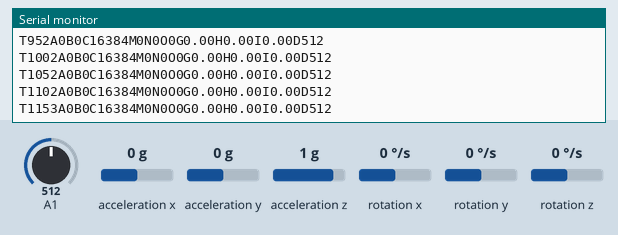
The sketch below on a simulated Arduino Uno, built with avr-gcc and run on an emulated ATmega328P. Parts: the last lines printed to the serial monitor. Wiring (inferred from the names in the program): L3G4200D gyroscope at I2C address 0x69. The inputs (shaded band) are chosen by the test bench; at power-on: acceleration x 0 g, A1 = 512, acceleration y 0 g, acceleration z 1 g, rotation x 0 °/s, rotation y 0 °/s, rotation z 0 °/s.

Above: at 1.2 s.
1.3 s: acceleration x set to -1.4 g
At 1.32 s:
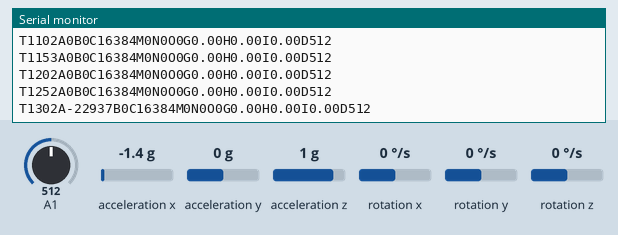
2.8 s: A1 set to 716
At 2.82 s:
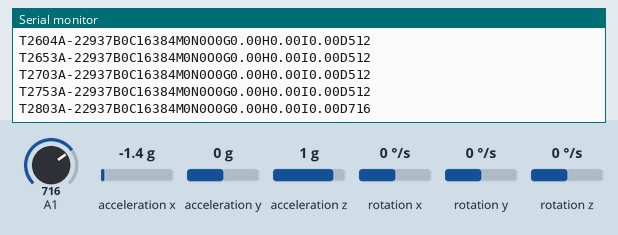
4.3 s: acceleration y set to -1.4 g
At 4.32 s:
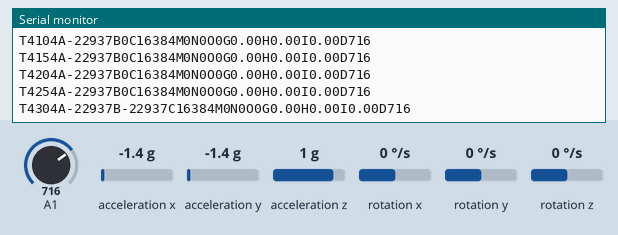
5.8 s: acceleration z set to -1.4 g
At 5.82 s:
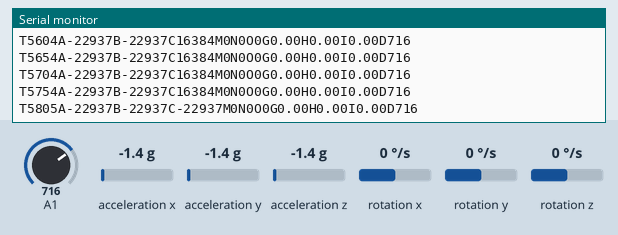
7.3 s: A1 set to 992
At 7.32 s:
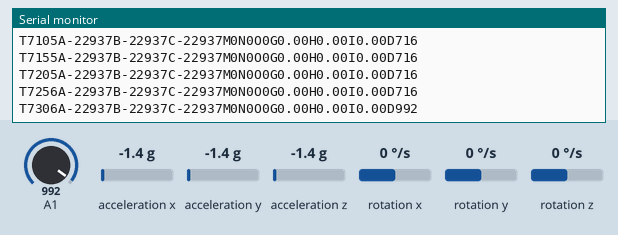
8.8 s: rotation x set to -192 °/s
At 8.82 s:
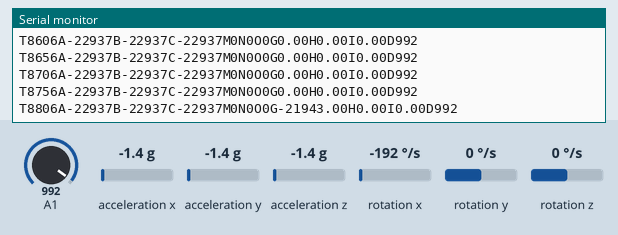
Timing chart, 0 to 11.3 s (numbered marks = the images above; inputs shaded):
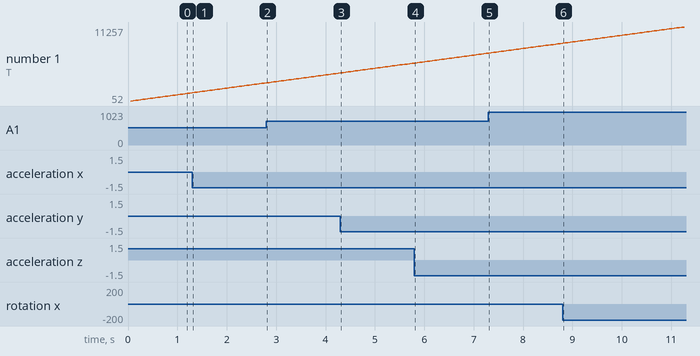

The sketch:

IMU-P.ino
```cpp
// Codigo por: Julian Galvez Serna
/////// Definiciones compilador
#define noSD 0


// librerias
#include <Wire.h>
#include <L3G4200D.h>
#include <LSM303.h>
#include <SPI.h>

#if noSD
#include <SD.h>
const int chipSelect = 10;
#endif

L3G4200D gyro;
LSM303 compass;

char report[80];
unsigned long tiempo = 0;

bool mostrarSerial = false;

void setup() {
  Serial.begin(115200);
  Wire.begin();

  gyro.enableDefault();
  compass.init();
  compass.enableDefault();


#if noSD
  Serial.print("Initializing SD card...");

  // see if the card is present and can be initialized:
  if (!SD.begin(chipSelect)) {
    Serial.println("Card failed, or not present");
    // don't do anything more:
    return;
  } else {
    Serial.println("card initialized.");
  }
#endif

}

void loop() {

  while (millis() >= tiempo + 50) {
    tiempo = millis();
    int sensorValue = analogRead(A1);
    int corriente = sensorValue;

    gyro.read();
    compass.read();

    String datos = "";
    datos += "T";
    datos += millis();
    datos += "A";
    datos += compass.a.x;
    datos += "B";
    datos += compass.a.y;
    datos += "C";
    datos += compass.a.z;
    datos += "M";
    datos += compass.m.x;
    datos += "N";
    datos += compass.m.y;
    datos += "O";
    datos += compass.m.z;
    datos += "G";
    datos += gyro.g.x;
    datos += "H";
    datos += gyro.g.y;
    datos += "I";
    datos += gyro.g.z;
    datos += "D";
    datos += corriente;
    Serial.println(datos);

#if noSD
    File dataFile = SD.open("datalog.txt", FILE_WRITE);
    // if the file is available, write to it:
    if (dataFile) {
      dataFile.println(datos);
      dataFile.close();
    }
    // if the file isn't open, pop up an error:
    else {
      Serial.println("error opening datalog.txt");
    }
#endif

  }

}
```

Measured:
- after the input at 1.3 s, the serial monitor: prints a new line at once (image 1)
